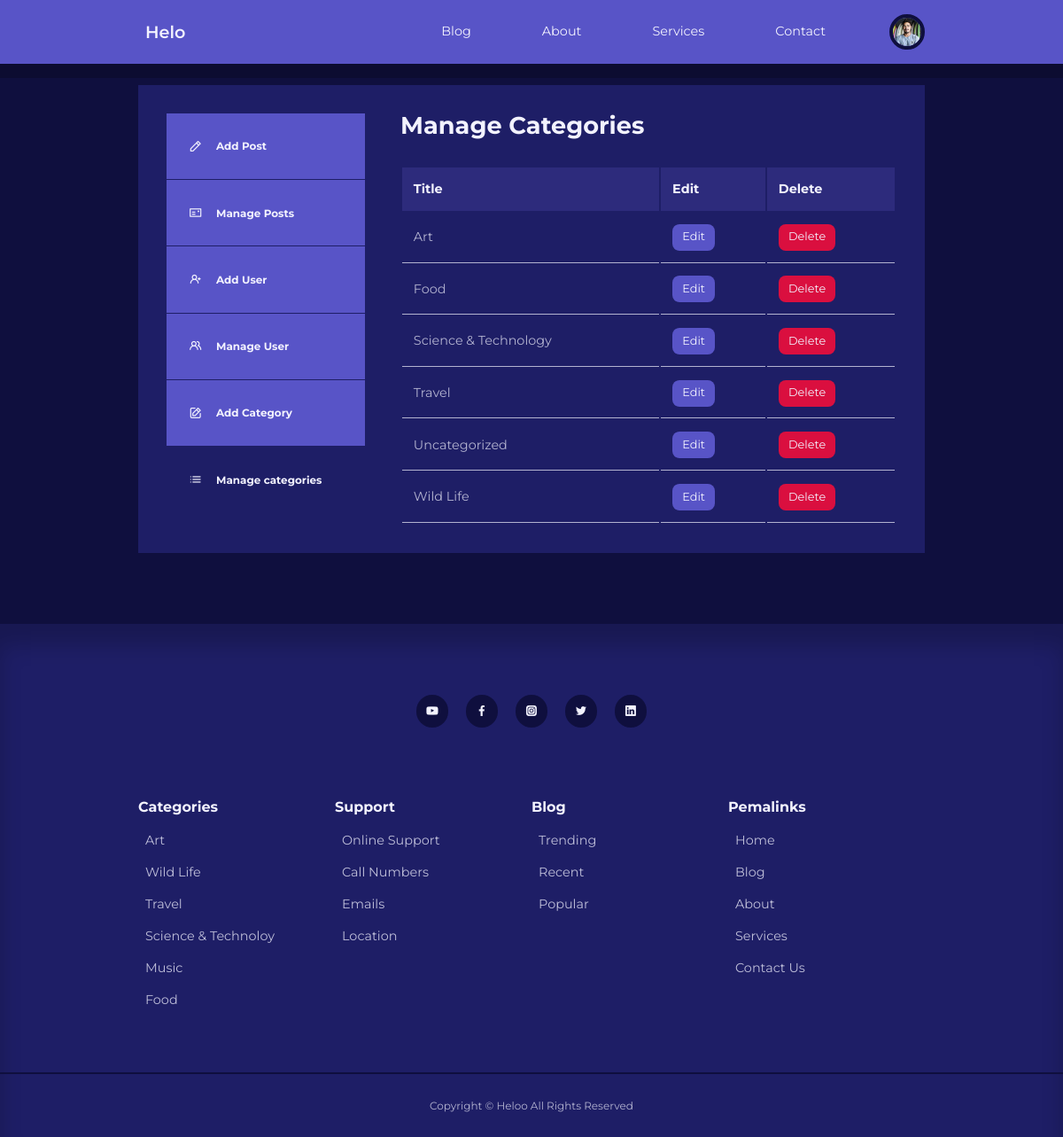
The app's page /admin/manage-categories.php (signed in) with its own data.
### tables this page shows
CREATE TABLE `users` (
  `id` int(10) UNSIGNED NOT NULL,
  `firstname` varchar(30) NOT NULL,
  `lastname` varchar(30) NOT NULL,
  `username` varchar(15) NOT NULL,
  `email` varchar(100) NOT NULL,
  `password` varchar(255) NOT NULL,
  `avatar` varchar(255) NOT NULL,
  `admin` tinyint(1) NOT NULL
);

CREATE TABLE `categories` (
  `id` int(10) UNSIGNED NOT NULL,
  `title` varchar(50) NOT NULL,
  `description` text NOT NULL
);

### admin/partials/header.php (called while the page is built, shortened)
<?php
require '../inc/blog-header.php';

### admin/manage-categories.php (the view, shortened to what this page needs)
<?php
include 'partials/header.php';
$sql = "SELECT * FROM `categories` ORDER BY `title`;";
$categories = mysqli_query($conn,$sql);
?>
<section class="dashboard">
    <div class="container dashboard__container">
        <aside>
            <ul>
                <li>
                    <a href="add-post.php">
                        <i class="uil uil-pen"></i>
                        <h5>Add Post</h5>
                    </a>
                </li>
                <li>
                    <a href="index.php">
                        <i class="uil uil-postcard"></i>
                        <h5>Manage Posts</h5>
                    </a>
                </li>
                <?php if (isset($_SESSION['user_is_admin'])):?>
                <li>
                    <a href="add-user.php">
                        <i class="uil uil-user-plus"> </i>
                        <h5>Add User</h5>
                    </a>
                </li>
                <li>
                    <a href="manage-users.php">
                        <i class="uil uil-users-alt"></i>
                        <h5>Manage User</h5>
                    </a>
                </li>
                <li>
                    <a href="add-category.php">
                        <i class="uil uil-edit"></i>
                        <h5>Add Category</h5>
                    </a>
                </li>
                <li>
                    <a href="manage-categories.php" class="active">
                        <i class="uil uil-list-ul"> </i>
                        <h5>Manage categories</h5>
                    </a>
                </li>
           <?php endif; ?>
            </ul>
        </aside>
        <main>
            <h2>Manage Categories</h2>
            <?php if(mysqli_num_rows($categories)>0) : ?>
            <table>
                <thead>
                    <tr>
                        <th>Title</th>
                        <th>Edit</th>
                        <th>Delete</th>
                    </tr>
                </thead>
                <tbody>
                    <?php while($category = mysqli_fetch_assoc($categories)): ?>
                    <tr>
                        <td><?= $category['title'] ?></td>
                        <td><a href="<?= ROOT_URL ?>admin/edit-category.php?id=<?= $category['id'] ?>" class="btn sm">Edit</a></td>
                        <td><a href="<?= ROOT_URL ?>admin/deleteCategory.php?id=<?= $category['id']?>" class="btn danger">Delete</a></td>
                    </tr>
                   <?php endwhile;?>
                </tbody>
            </table>
            <?php else: ?>
                <div class="alert__message error">
                    <p>No Categories Found </p>
                </div>
               <?php endif; ?>
        </main>
    </div>
</section>
<?php
include '../inc/footer.php';
?>

### inc/blog-header.php (shortened to what this page needs)
<?php
include 'config/database.php';
if (isset($_SESSION['user_id'])){
    $id = $_SESSION['user_id'];
    $sql = "SELECT `avatar` FROM `users` WHERE `id` = '$id';";
    $result = mysqli_query($conn,$sql);
    $avatar = mysqli_fetch_assoc($result);
}
 ?>
<!DOCTYPE html>
<html lang="en">
<head>
    <link rel="stylesheet" href="<?= ROOT_URL ?>/css/style.css">
    <link rel="stylesheet" href="https://unicons.iconscout.com/release/v4.0.8/css/line.css">
</head>
<body>
    <nav>
        <div class="container nav__container">
            <a href="<?= ROOT_URL ?>" class="nav__logo">Helo</a>
            <ul class="nav__items">
                <li><a href="<?= ROOT_URL ?>blog.php">Blog</a></li>
                <li><a href="<?= ROOT_URL?>about.php">About</a></li>
                <li><a href="<?=ROOT_URL ?>services.php">Services</a></li>
                <li><a href="<?= ROOT_URL ?>contact.php">Contact</a></li>
                <?php if(isset($_SESSION['user_id'])): ?>
                <li class="nav__profile">
                    <div class="avatar">
                    <img src="<?= ROOT_URL . 'images/'.$avatar['avatar']?>" alt="alt">
                    </div>
                </li>
                <?php else: ?>
                    <li><a href="<?= ROOT_URL ?>login.php">Log In</a></li>
                <?php endif;?>
            </ul>
        </div>
    </nav>

### css/style.css (style rules this page uses)
:root { --color-primary-light: hsl(242, 91%, 69%, 18%); --color-primary-variant: #5854c7; --color-red: #da0f3f; --color-red-light: hsl(346, 87%, 46%, 15%); --color-green: #00c476; --color-green-light: hsl(156, 100%, 38%, 15%); --color-gray-900: #1e1e66; --color-gray-700: #2d2b7c; --color-gray-300: rgba(242, 242, 254, 0.3); --color-gray-200: rgba(242, 242, 254, 0.7); --color-white: #f2f2fe; --color-bg: #0f0f3e; --transition: all 300ms ease; --container-width-lg: 74%; --container-width-md: 88%; --form-width: 40%; --card-border-radius-1: 0.3rem; --card-border-radius-2: 0.5rem; --card-border-radius-3: 0.8rem; --card-border-radius-4: 2rem; --card-border-radius-5: 5rem; }
* { margin:0; padding:0; border:0; outline:0; appearance: 0; list-style: none; text-decoration:none; box-sizing: border-box; }
a { text-decoration: none; }
body { font-family: 'Montserrat',sans-serif; line-height: 1.6; color:var(--color-gray-200); overflow-x : hidden; background-color: var(--color-bg); font-size:0.9rem; }
.container { width: var(--container-width-lg); max-width: 1800px; margin-inline: auto; }
section { margin-top : 3rem; width : 100vw; }
h1,h2,h3,h4,h5 { color : var(--color-white); line-height: 1.3; }
h2 { font-size: 1.7rem; margin: 1rem 0; }
a { color: var(--color-white); transition: var(--transition); padding: 8px; }
img { display: block; width:100%; object-fit: cover; }
nav { background:var(--color-primary-variant); width: 100vw; height: 4.5rem; position:fixed; top:0; z-index: 10; box-shadow: 0 1rem rgba(0, 0, 0, 0.2); }
.nav__container { height: 100%; display: flex; align-items: center; justify-content: space-between; }
.avatar { width:2.5rem; height:2.5rem; border-radius: 50%; overflow: hidden; border: 0.3rem solid var(--color-bg); }
.nav__logo { font-weight: 600; font-size: 1.2rem; }
.nav__items { display: flex; align-items: center; gap:4rem; }
.nav__profile { position: relative; cursor: pointer; }
.dashboard { margin-top: 6rem; }
.dashboard__container { display: grid; grid-template-columns: 14rem auto; gap:1rem; background:var(--color-gray-900); padding:2rem; margin-bottom: 5rem; }
.dashboard aside a { background-color: var(--color-primary-variant); display: flex; gap:1rem; align-items:center; padding:1.6rem; }
.dashboard aside ul li:not(:last-child) a { border-bottom: 1px solid var(--color-gray-900); }
.dashboard aside a.active { background-color: var(--color-gray-900); }
.dashboard main { margin-left:1.5rem; }
.dashboard main h2 { margin : 0 0 2rem 0; line-height: 1; }
.dashboard main table { width : 100%; text-align:left; }
.dashboard main table th { background:var(--color-gray-700); padding:0.8rem; color:var(--color-white); }
.dashboard main table td { padding:0.8rem; border-bottom: 1px solid var(--color-gray-200); }
.btn { display: inline-block; background-color: var(--color-primary-variant); width:fit-content; padding: 0.6rem 1.2rem; border-radius: var(--card-border-radius-2); cursor: pointer; transition: var(--transition); color: var(--color-white); }
.btn.sm { padding: 0.3rem 0.7rem; font-size: 0.8rem; }
.btn.danger { padding: 0.3rem 0.7rem; font-size: 0.8rem; background: var(--color-red); }

### records on screen
users: avatar (picture)
categories: title "Art"
categories: title "Food"
categories: title "Science & Technology"
categories: title "Travel"
categories: title "Uncategorized"
categories: title "Wild Life"
